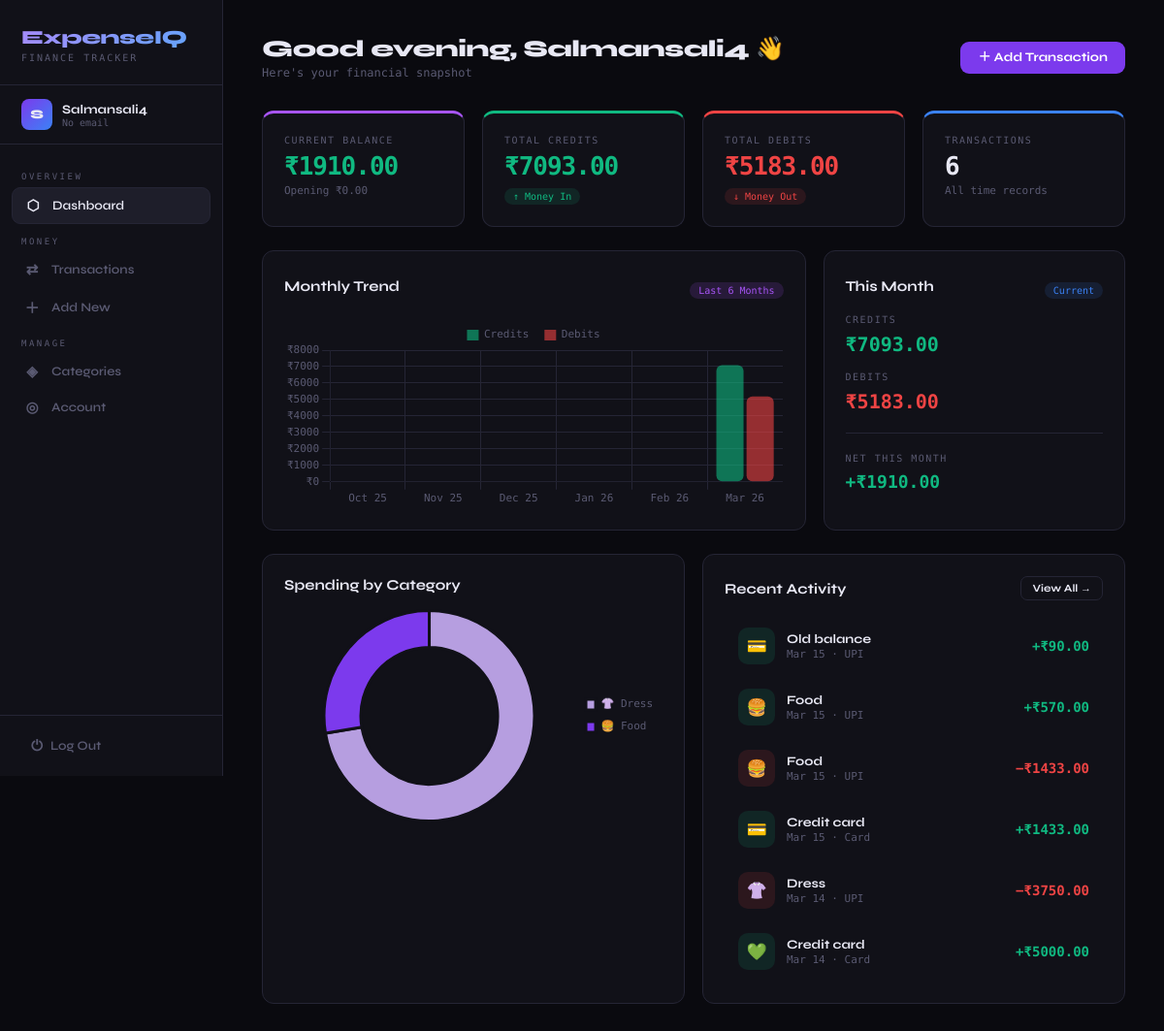
The app's page / (signed in) with its own data.
### tracker/models.py (models this page shows, shortened)
class UserProfile(models.Model):
    user = models.OneToOneField(User, on_delete=models.CASCADE, related_name='profile')
    opening_balance = models.DecimalField(max_digits=12, decimal_places=2, default=0)
    currency_symbol = models.CharField(max_length=5, default='₹')

class Transaction(models.Model):
    TRANSACTION_TYPES = [
        ('credit', 'Credit'),
        ('debit', 'Debit'),
    ]
    PAYMENT_METHODS = [
        ('cash', 'Cash'),
        ('card', 'Card'),
        ('upi', 'UPI'),
        ('bank_transfer', 'Bank Transfer'),
        ('cheque', 'Cheque'),
        ('other', 'Other'),
    ]
    user = models.ForeignKey(User, on_delete=models.CASCADE, related_name='transactions')
    title = models.CharField(max_length=200)
    amount = models.DecimalField(max_digits=12, decimal_places=2)
    transaction_type = models.CharField(max_length=10, choices=TRANSACTION_TYPES)
    category = models.ForeignKey(Category, on_delete=models.SET_NULL, null=True, blank=True)
    payment_method = models.CharField(max_length=20, choices=PAYMENT_METHODS, default='cash')
    date = models.DateField(default=timezone.now)
    note = models.TextField(blank=True, null=True)
    created_at = models.DateTimeField(auto_now_add=True)
    updated_at = models.DateTimeField(auto_now=True)
    class Meta:
        ordering = ['-date', '-created_at']

class Category(models.Model):
    user = models.ForeignKey(User, on_delete=models.CASCADE, related_name='categories')
    name = models.CharField(max_length=100)
    icon = models.CharField(max_length=10, default='💰')
    color = models.CharField(max_length=20, default='#7c3aed')
    class Meta:
        verbose_name_plural = 'Categories'
        ordering = ['name']
        unique_together = ['user', 'name']

### tracker/views.py (the view)
# urls.py: path('', views.dashboard, name='dashboard'),
@login_required
def dashboard(request):
    profile = get_profile(request.user)
    txs = request.user.transactions.select_related('category')
    total_credits = txs.filter(transaction_type='credit').aggregate(s=Sum('amount'))['s'] or 0
    total_debits = txs.filter(transaction_type='debit').aggregate(s=Sum('amount'))['s'] or 0
    balance = profile.opening_balance + total_credits - total_debits
    today = date.today()
    month_tx = txs.filter(date__year=today.year, date__month=today.month)
    month_credits = month_tx.filter(transaction_type='credit').aggregate(s=Sum('amount'))['s'] or 0
    month_debits = month_tx.filter(transaction_type='debit').aggregate(s=Sum('amount'))['s'] or 0
    month_net = month_credits - month_debits
    recent = txs[:8]
    cat_data = list(
        txs.filter(transaction_type='debit', category__isnull=False)
        .values('category__name', 'category__color', 'category__icon')
        .annotate(total=Sum('amount'))
        .order_by('-total')[:7]
    )
    for item in cat_data:
        item['total'] = float(item['total'])
    monthly_data = []
    for i in range(5, -1, -1):
        d = (today.replace(day=1) - timedelta(days=i * 28)).replace(day=1)
        mc = txs.filter(date__year=d.year, date__month=d.month, transaction_type='credit').aggregate(s=Sum('amount'))['s'] or 0
        md = txs.filter(date__year=d.year, date__month=d.month, transaction_type='debit').aggregate(s=Sum('amount'))['s'] or 0
        monthly_data.append({'month': d.strftime('%b %y'), 'credits': float(mc), 'debits': float(md)})
    context = {
        'profile': profile,
        'balance': balance,
        'total_credits': total_credits,
        'total_debits': total_debits,
        'month_credits': month_credits,
        'month_debits': month_debits,
        'month_net': month_net,
        'recent': recent,
        'cat_data': json.dumps(cat_data),
        'monthly_data': json.dumps(monthly_data),
        'tx_count': txs.count(),
    }
    return render(request, 'tracker/dashboard.html', context)

### tracker/views.py (called while the page is built)
def get_profile(user):
    profile, _ = UserProfile.objects.get_or_create(user=user, defaults={'opening_balance': 0})
    return profile

### tracker/templates/tracker/dashboard.html (shortened to what this page needs)
{% extends 'tracker/base.html' %}
{% block content %}
<div class="ph">
  <div>
    <div class="ph-title">Good {% now "G" as h %}{% if h < 12 %}morning{% elif h < 18 %}afternoon{% else %}evening{% endif %}, {{ user.username }} 👋</div>
    <div class="ph-sub">Here's your financial snapshot</div>
  </div>
  <a href="{% url 'add_transaction' %}" class="btn btn-primary">＋ Add Transaction</a>
</div>
<div class="grid g4 mb6">
  <div class="card" style="border-top:3px solid var(--accent2)">
    <div class="stat-lbl">Current Balance</div>
    <div class="stat-val" style="color:{% if balance >= 0 %}var(--green){% else %}var(--red){% endif %}">₹{{ balance|floatformat:2 }}</div>
    <div class="stat-sub">Opening ₹{{ profile.opening_balance|floatformat:2 }}</div>
  </div>
  <div class="card" style="border-top:3px solid var(--green)">
    <div class="stat-lbl">Total Credits</div>
    <div class="stat-val" style="color:var(--green)">₹{{ total_credits|floatformat:2 }}</div>
    <span class="pill pill-g">↑ Money In</span>
  </div>
  <div class="card" style="border-top:3px solid var(--red)">
    <div class="stat-lbl">Total Debits</div>
    <div class="stat-val" style="color:var(--red)">₹{{ total_debits|floatformat:2 }}</div>
    <span class="pill pill-r">↓ Money Out</span>
  </div>
  <div class="card" style="border-top:3px solid var(--blue)">
    <div class="stat-lbl">Transactions</div>
    <div class="stat-val">{{ tx_count }}</div>
    <div class="stat-sub">All time records</div>
  </div>
</div>
<div class="grid g-main mb6">
  <div class="card">
    <div class="flex aic jb mb4">
      <div class="section-title" style="margin:0">Monthly Trend</div>
      <span class="pill pill-p">Last 6 Months</span>
    </div>
    <canvas id="trendChart" style="max-height:200px"></canvas>
  </div>
  <div class="card">
    <div class="flex aic jb mb4">
      <div class="section-title" style="margin:0">This Month</div>
      <span class="pill pill-b">Current</span>
    </div>
    <div class="mb4">
      <div class="stat-lbl">Credits</div>
      <div style="font-size:20px;font-weight:800;font-family:var(--mono);color:var(--green)">₹{{ month_credits|floatformat:2 }}</div>
    </div>
    <div class="mb4">
      <div class="stat-lbl">Debits</div>
      <div style="font-size:20px;font-weight:800;font-family:var(--mono);color:var(--red)">₹{{ month_debits|floatformat:2 }}</div>
    </div>
    <div class="div"></div>
    <div class="stat-lbl">Net This Month</div>
    <div style="font-size:18px;font-weight:800;font-family:var(--mono);color:{% if month_net >= 0 %}var(--green){% else %}var(--red){% endif %}">
      {% if month_net >= 0 %}+{% endif %}₹{{ month_net|floatformat:2 }}
    </div>
  </div>
</div>
<div class="grid g2">
  <div class="card">
    <div class="flex aic jb mb4">
      <div class="section-title" style="margin:0">Spending by Category</div>
    </div>
    {% if cat_data != "[]" %}
    <canvas id="catChart" style="max-height:220px"></canvas>
    {% else %}
    <div class="empty" style="padding:30px">
      <div class="empty-ic">🏷️</div>
      <div class="empty-txt">No category data yet</div>
    </div>
    {% endif %}
  </div>
  <div class="card">
    <div class="flex aic jb mb4">
      <div class="section-title" style="margin:0">Recent Activity</div>
      <a href="{% url 'transaction_list' %}" class="btn btn-outline btn-sm">View All →</a>
    </div>
    {% if recent %}
    <div class="tx-list">
      {% for tx in recent %}
      <a href="{% url 'edit_transaction' tx.pk %}" class="tx-row">
        <div class="tx-ic" style="background:{% if tx.transaction_type == 'credit' %}var(--green-dim){% else %}var(--red-dim){% endif %}">
          {% if tx.category %}{{ tx.category.icon }}{% elif tx.transaction_type == 'credit' %}💚{% else %}🔴{% endif %}
        </div>
        <div class="tx-info">
          <div class="tx-name">{{ tx.title }}</div>
          <div class="tx-meta">{{ tx.date|date:"M d" }} · {{ tx.get_payment_method_display }}</div>
        </div>
        <div class="tx-amt {% if tx.transaction_type == 'credit' %}cr{% else %}db{% endif %}">
          {% if tx.transaction_type == 'credit' %}+{% else %}−{% endif %}₹{{ tx.amount|floatformat:2 }}
        </div>
      </a>
      {% endfor %}
    </div>
    {% else %}
    <div class="empty" style="padding:30px">
      <div class="empty-ic">📭</div>
      <div class="empty-txt">No transactions yet.<br><a href="{% url 'add_transaction' %}" style="color:var(--accent2)">Add your first one →</a></div>
    </div>
    {% endif %}
  </div>
</div>
{% endblock %}
{% block js %}
<script>
const monthly = {{ monthly_data|safe }};
const catData = {{ cat_data|safe }};
const chartDefaults = {
  color: '#5a5a72',
  borderColor: '#252535',
  font: { family: "'DM Mono', monospace", size: 11 }
};
Chart.defaults.color = chartDefaults.color;
Chart.defaults.font = chartDefaults.font;
// Trend chart
new Chart(document.getElementById('trendChart'), {
  type: 'bar',
  data: {
    labels: monthly.map(m => m.month),
    datasets: [
      { label: 'Credits', data: monthly.map(m => m.credits), backgroundColor: 'rgba(16,185,129,0.6)', borderRadius: 6, borderSkipped: false },
      { label: 'Debits', data: monthly.map(m => m.debits), backgroundColor: 'rgba(239,68,68,0.6)', borderRadius: 6, borderSkipped: false }
    ]
  },
  options: {
    responsive: true, maintainAspectRatio: true,
    plugins: { legend: { labels: { boxWidth: 12, padding: 16 } } },
    scales: {
      x: { grid: { color: '#252535' }, ticks: { color: '#5a5a72' } },
      y: { grid: { color: '#252535' }, ticks: { color: '#5a5a72', callback: v => '₹' + v } }
    }
  }
});
// Category donut
if (catData.length) {
  new Chart(document.getElementById('catChart'), {
    type: 'doughnut',
    data: {
      labels: catData.map(c => (c.category__icon || '') + ' ' + (c.category__name || 'Other')),
      datasets: [{
        data: catData.map(c => c.total),
        backgroundColor: catData.map(c => c.category__color || '#7c3aed'),
        borderColor: '#111118', borderWidth: 3, hoverOffset: 6
      }]
    },
    options: {
      responsive: true, maintainAspectRatio: true, cutout: '65%',
      plugins: {
        legend: { position: 'right', labels: { boxWidth: 10, padding: 12, font: { size: 11 } } },
        tooltip: { callbacks: { label: ctx => ' ₹' + ctx.parsed.toFixed(2) } }
      }
    }
  });
}
</script>
{% endblock %}

### tracker/templates/tracker/base.html (shortened to what this page needs)
<!DOCTYPE html>
<html lang="en">
<head>
</head>
<body>
{% if user.is_authenticated %}
<nav class="sidebar">
  <div class="sb-logo">
    <div class="sb-wordmark">ExpenseIQ</div>
    <div class="sb-tagline">FINANCE TRACKER</div>
  </div>
  <div class="sb-user">
    <div class="sb-avatar">{{ user.username|first|upper }}</div>
    <div>
      <div class="sb-uname">{{ user.username }}</div>
      <div class="sb-uemail">{{ user.email|default:"No email" }}</div>
    </div>
  </div>
  <div class="sb-nav">
    <div class="sb-section">Overview</div>
    <a href="{% url 'dashboard' %}" class="sb-link {% if request.resolver_match.url_name == 'dashboard' %}active{% endif %}">
      <span class="ic">⬡</span><span>Dashboard</span>
    </a>
    <div class="sb-section">Money</div>
    <a href="{% url 'transaction_list' %}" class="sb-link {% if 'transaction_list' in request.resolver_match.url_name %}active{% endif %}">
      <span class="ic">⇄</span><span>Transactions</span>
    </a>
    <a href="{% url 'add_transaction' %}" class="sb-link {% if request.resolver_match.url_name == 'add_transaction' %}active{% endif %}">
      <span class="ic">＋</span><span>Add New</span>
    </a>
    <div class="sb-section">Manage</div>
    <a href="{% url 'categories' %}" class="sb-link {% if 'categor' in request.resolver_match.url_name %}active{% endif %}">
      <span class="ic">◈</span><span>Categories</span>
    </a>
    <a href="{% url 'account_settings' %}" class="sb-link {% if request.resolver_match.url_name == 'account_settings' %}active{% endif %}">
      <span class="ic">◎</span><span>Account</span>
    </a>
  </div>
  <div class="sb-foot">
    <a href="{% url 'logout' %}" class="sb-logout">
      <span style="font-size:15px;">⏻</span><span>Log Out</span>
    </a>
  </div>
</nav>
{% endif %}
<main class="main" {% if not user.is_authenticated %}style="margin-left:0;padding:0"{% endif %}>
  {% block content %}{% endblock %}
</main>
{% block js %}{% endblock %}
</body>
</html>

### records on screen
UserProfile: opening_balance "0.00"
Transaction: category.icon "💳", title "Old balance", date "Mar 15", payment_method "UPI", amount "90.00"
Transaction: category.icon "🍔", title "Food", date "Mar 15", payment_method "UPI", amount "570.00"
Transaction: category.icon "🍔", title "Food", date "Mar 15", payment_method "UPI", amount "1433.00"
Transaction: category.icon "💳", title "Credit card", date "Mar 15", payment_method "Card", amount "1433.00"
Transaction: category.icon "👚", title "Dress", date "Mar 14", payment_method "UPI", amount "3750.00"
Transaction: title "Credit card", date "Mar 14", payment_method "Card", amount "5000.00"

### other values on screen
{{ user.username|first|upper }} "S"
{{ user.username }} "Salmansali4"
{{ user.email|default:"No email" }} "No email"
{{ balance|floatformat:2 }} "1910.00"
{{ total_credits|floatformat:2 }} "7093.00"
{{ total_debits|floatformat:2 }} "5183.00"
{{ tx_count }} "6"
{{ month_credits|floatformat:2 }} "7093.00"
{{ month_debits|floatformat:2 }} "5183.00"
{{ month_net|floatformat:2 }} "1910.00"
